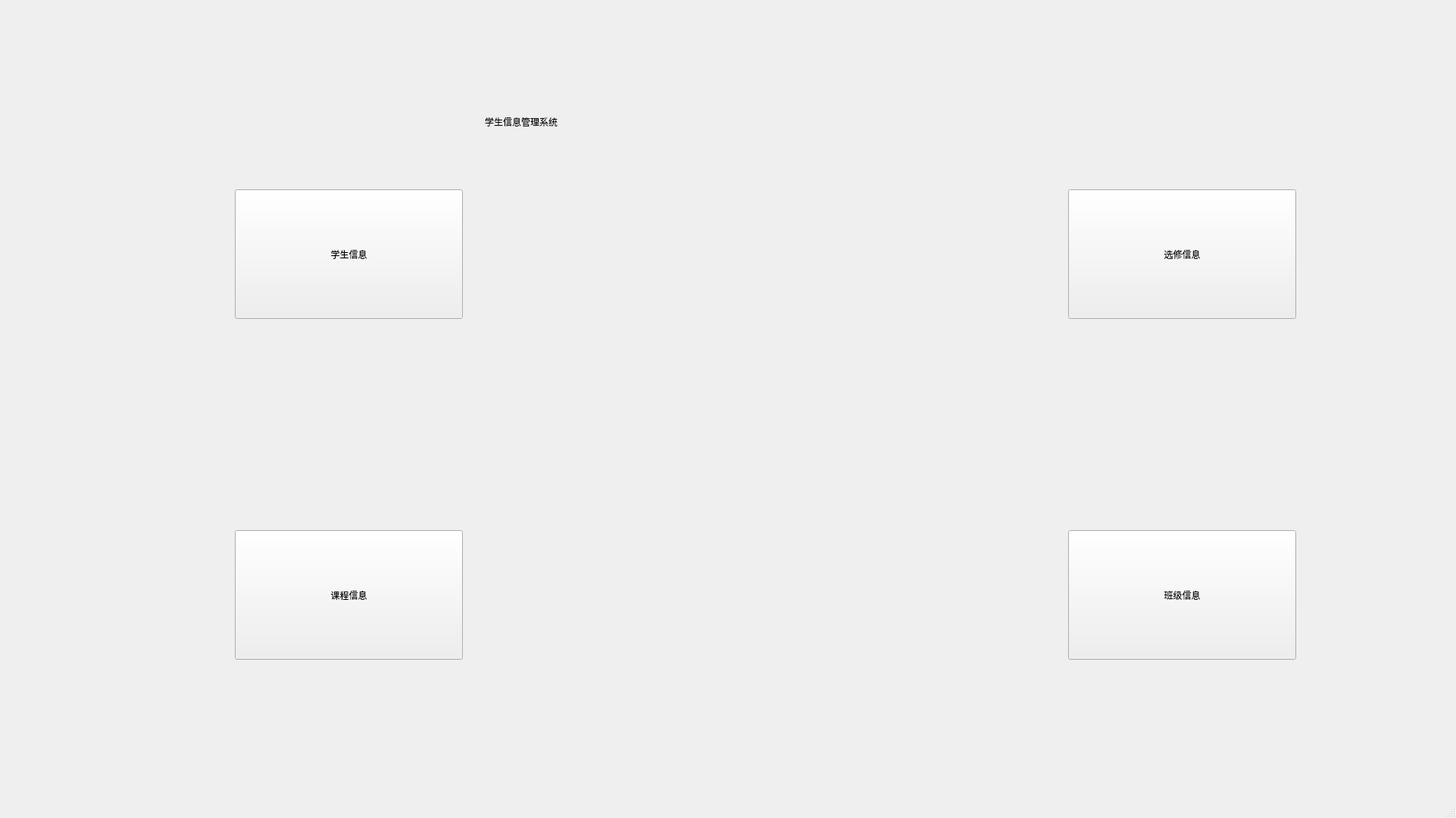
<?xml version="1.0" encoding="UTF-8"?>
<ui version="4.0">
 <class>MainWindow</class>
 <widget class="QMainWindow" name="MainWindow">
  <property name="geometry">
   <rect>
    <x>0</x>
    <y>0</y>
    <width>1922</width>
    <height>1080</height>
   </rect>
  </property>
  <property name="sizePolicy">
   <sizepolicy hsizetype="Expanding" vsizetype="Expanding">
    <horstretch>0</horstretch>
    <verstretch>0</verstretch>
   </sizepolicy>
  </property>
  <property name="windowTitle">
   <string>MainWindow</string>
  </property>
  <widget class="QWidget" name="centralwidget">
   <widget class="QPushButton" name="pushButton">
    <property name="geometry">
     <rect>
      <x>310</x>
      <y>250</y>
      <width>301</width>
      <height>171</height>
     </rect>
    </property>
    <property name="sizePolicy">
     <sizepolicy hsizetype="Expanding" vsizetype="Expanding">
      <horstretch>0</horstretch>
      <verstretch>0</verstretch>
     </sizepolicy>
    </property>
    <property name="styleSheet">
     <string notr="true">font: 26pt &quot;Adobe Devanagari&quot;;</string>
    </property>
    <property name="text">
     <string>学生信息</string>
    </property>
   </widget>
   <widget class="QPushButton" name="pushButton_2">
    <property name="geometry">
     <rect>
      <x>1410</x>
      <y>250</y>
      <width>301</width>
      <height>171</height>
     </rect>
    </property>
    <property name="sizePolicy">
     <sizepolicy hsizetype="Expanding" vsizetype="Expanding">
      <horstretch>0</horstretch>
      <verstretch>0</verstretch>
     </sizepolicy>
    </property>
    <property name="styleSheet">
     <string notr="true">font: 26pt &quot;Adobe Devanagari&quot;;</string>
    </property>
    <property name="text">
     <string>选修信息</string>
    </property>
   </widget>
   <widget class="QPushButton" name="pushButton_3">
    <property name="geometry">
     <rect>
      <x>1410</x>
      <y>700</y>
      <width>301</width>
      <height>171</height>
     </rect>
    </property>
    <property name="sizePolicy">
     <sizepolicy hsizetype="Expanding" vsizetype="Expanding">
      <horstretch>0</horstretch>
      <verstretch>0</verstretch>
     </sizepolicy>
    </property>
    <property name="styleSheet">
     <string notr="true">font: 26pt &quot;Adobe Devanagari&quot;;</string>
    </property>
    <property name="text">
     <string>班级信息</string>
    </property>
   </widget>
   <widget class="QPushButton" name="pushButton_4">
    <property name="geometry">
     <rect>
      <x>310</x>
      <y>700</y>
      <width>301</width>
      <height>171</height>
     </rect>
    </property>
    <property name="sizePolicy">
     <sizepolicy hsizetype="Expanding" vsizetype="Expanding">
      <horstretch>0</horstretch>
      <verstretch>0</verstretch>
     </sizepolicy>
    </property>
    <property name="styleSheet">
     <string notr="true">font: 26pt &quot;Adobe Devanagari&quot;;</string>
    </property>
    <property name="text">
     <string>课程信息</string>
    </property>
   </widget>
   <widget class="QLabel" name="label">
    <property name="geometry">
     <rect>
      <x>640</x>
      <y>100</y>
      <width>821</width>
      <height>121</height>
     </rect>
    </property>
    <property name="styleSheet">
     <string notr="true">font: 48pt &quot;Adobe Devanagari&quot;;</string>
    </property>
    <property name="text">
     <string>学生信息管理系统</string>
    </property>
   </widget>
  </widget>
  <widget class="QStatusBar" name="statusbar"/>
 </widget>
 <resources/>
 <connections/>
</ui>
